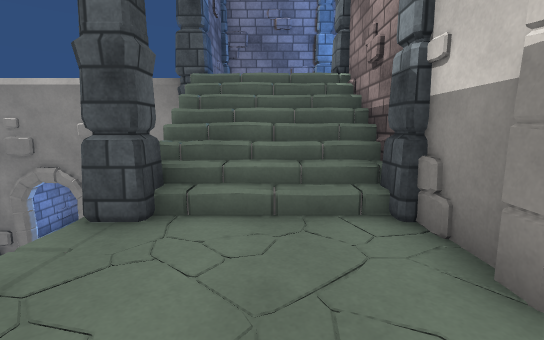
View 1 (above)

21 first-person views from a walk through a 3-D level made in the Unity game engine. The camera is 1.2 m above the floor, tilts 8° down and sees 85° across. Doors are open. The floor is counted in squares, 1 m on a side. Each view is taken from the middle of a square. On the plan, view 1 faces up. The plan holds only what a view shows up to about 13 squares ahead; the rest is blank. The place goes on beyond the plan. Some animated figures are left out. Surface patterns are stand-ins for the level's own textures.

View 2
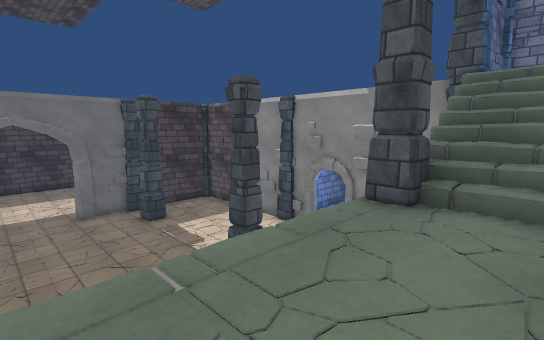

View 3
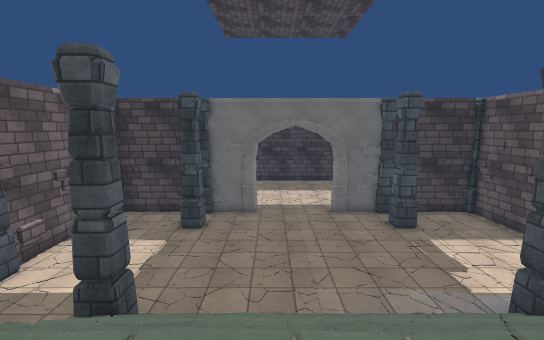

View 4
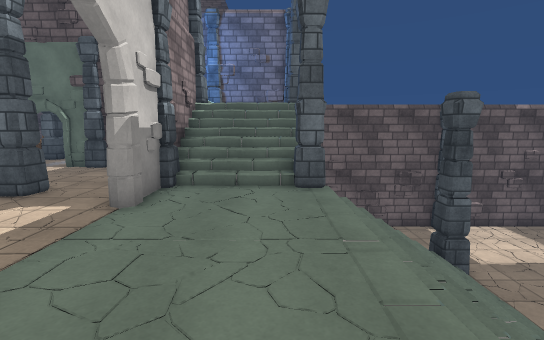

View 5
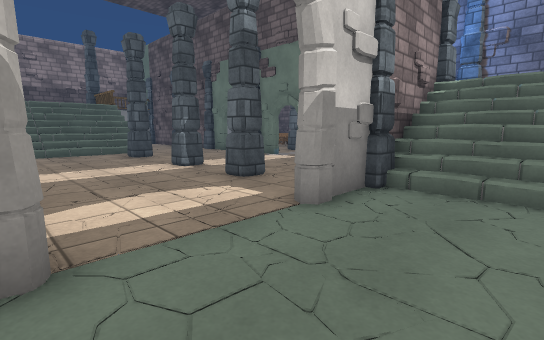

View 6
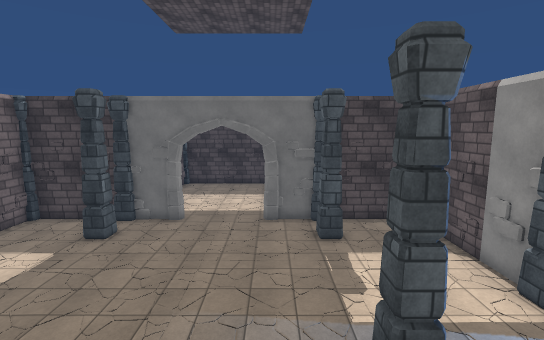

View 7
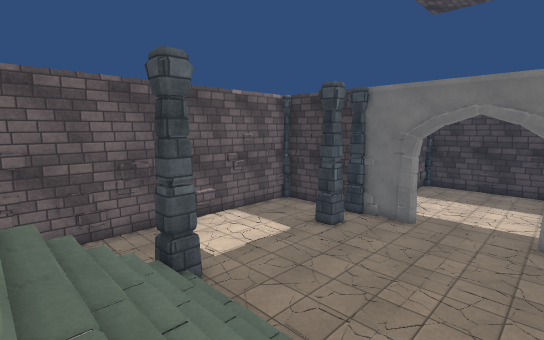

View 8
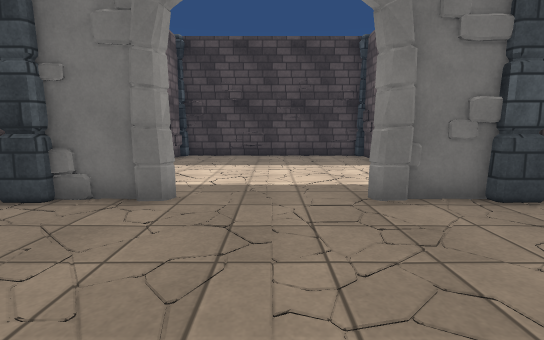

View 9
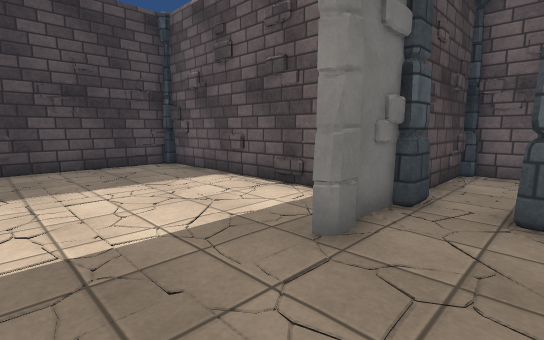

View 10
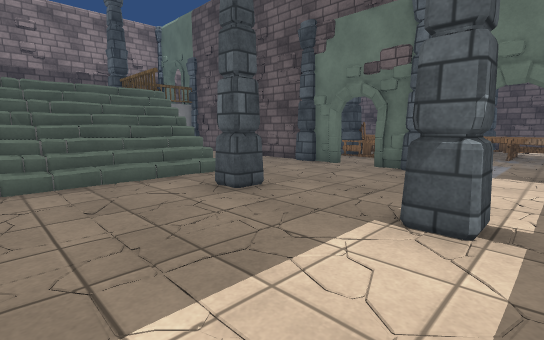

View 11
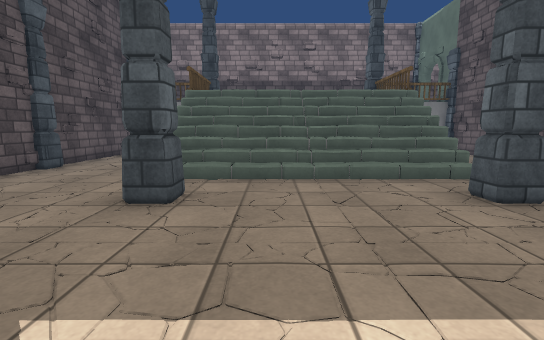

View 12
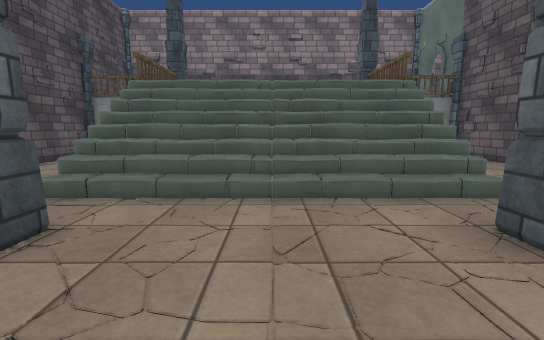

View 13
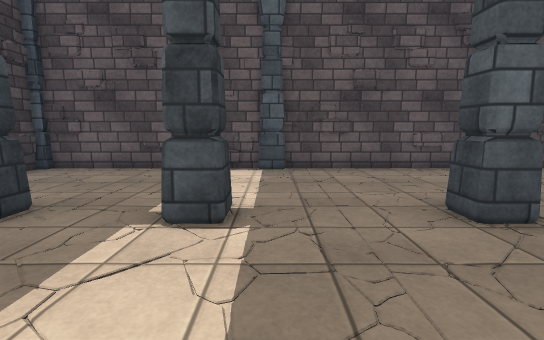

View 14
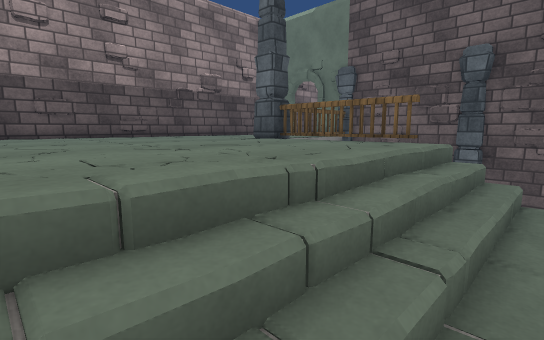

View 15
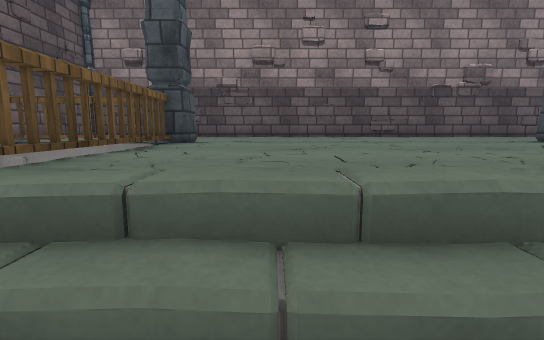

View 16
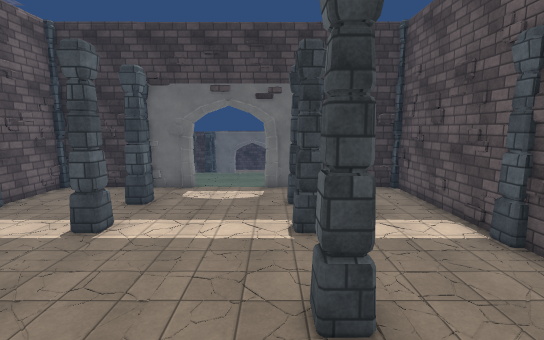

View 17
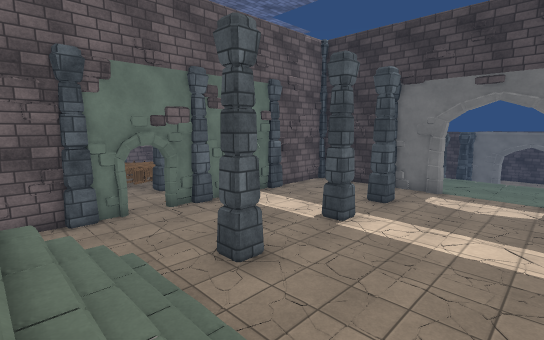

View 18
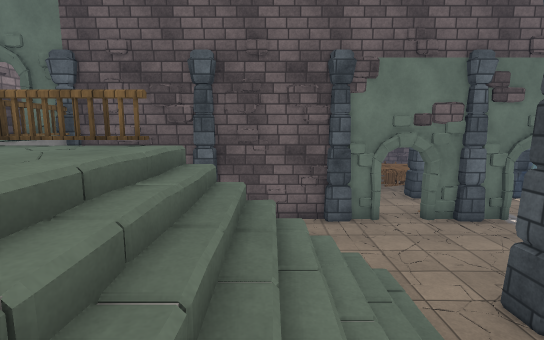

View 19
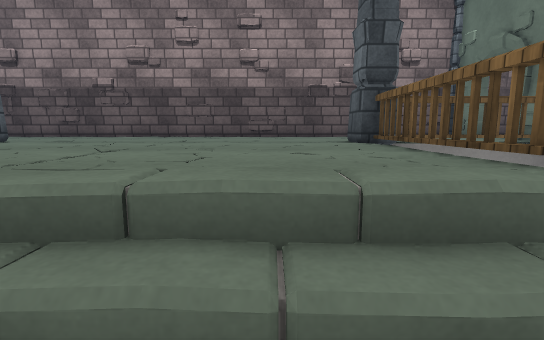

View 20
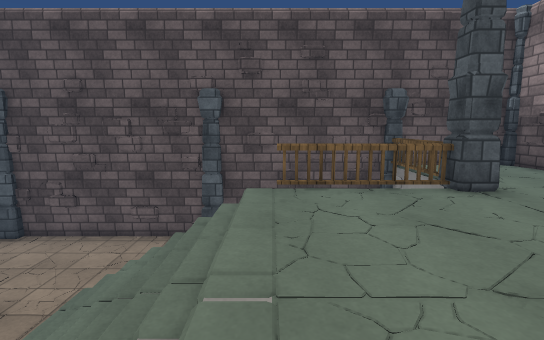

View 21
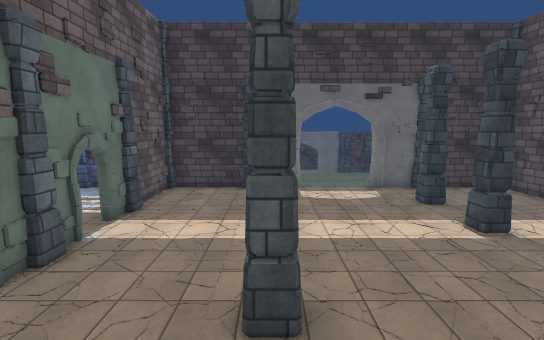

### Floor plan
Key: @ floor where view 1 was taken; # wall or solid block; x gap in a wall; . main floor; - floor 1.5 m lower than the main floor; : floor 2.5 m higher than the main floor; _ floor 2.5 m lower than the main floor; / step, stairs or slope; D open door; = window, fence, low wall or low ledge; v drop or lower ground; P pillar; R railing; C chair; T table; O other object.
Columns run from 22 left of view 1 to 26 right of it. Each row starts with its distance up from view 1.
  8         ######PxDx O#   #######P######P#####P####
  7         #_______      # #.................  R:::#
  6         #_______     ####................   R:::#
  5         #_______     ==##.............      R:::#
  4 ####### P_P_____P   P///P.........../=vvv   PR::#
  3 #_______O_______// /....#..P..P...P.////::::::::#
  2 #_______O_______////....O...........////::::::::#
  1 #______DD_______////...DD...........////::::::::#
  0 #______DDD______////..@DDD..........////::::::::#
 -1 #_______DD______////....DD..........////::::::::#
 -2 #_______#_______////....O...........////::::::::#
 -3 #_____  O_______////....#..P..P...P.////::::::::#
 -4 ##      P_P_____P-//P///P...........////RRRRP:::#
 -5         #________   ////#............       R:::#
 -6         #________    ///#.............      R:::#
 -7         #_________   ///#.............  ..  R:::#
 -8         ######P#####P   P###P#DOP#DOP###P###PxxOP
 -9                            ....  ...            #
-10                           ..... ...CC           #
-11                         =.. P ..P..CP           #
-12                        #P     ..OO
-13                               TT
-14                               T
-15                             OOOOOOO

Positions as (right, up) in squares from view 1, and headings:
1: (0, 0), facing up
2: (0, -1), facing up-left
3: (-1, -1), facing left
4: (-1, 4), facing down
5: (-1, 2), facing down-right
6: (-2, 2), facing left
7: (-3, 2), facing down-left
8: (-9, 0), facing left
9: (-12, -1), facing up-left
10: (7, 1), facing down-right
11: (7, 1), facing right
12: (9, 0), facing right
13: (9, -1), facing up
14: (16, 2), facing down-right
15: (16, 2), facing right
16: (16, 2), facing left
17: (16, 2), facing down-left
18: (16, 1), facing down
19: (16, -2), facing right
20: (18, -2), facing up
21: (16, -3), facing left
